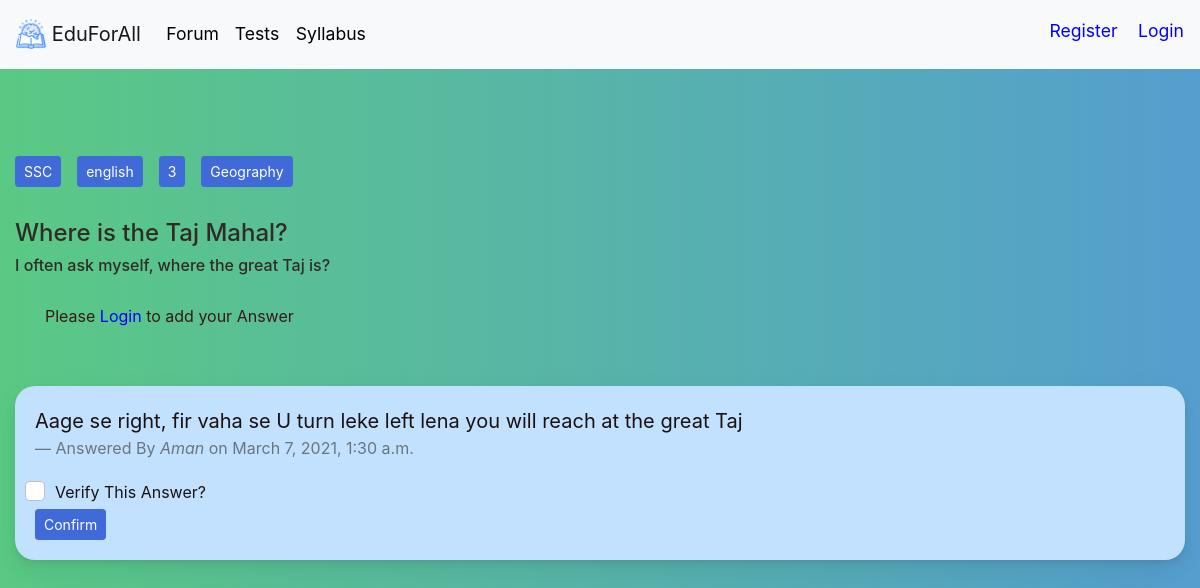
/forum/question/3, run on an earlier commit of the app's database.
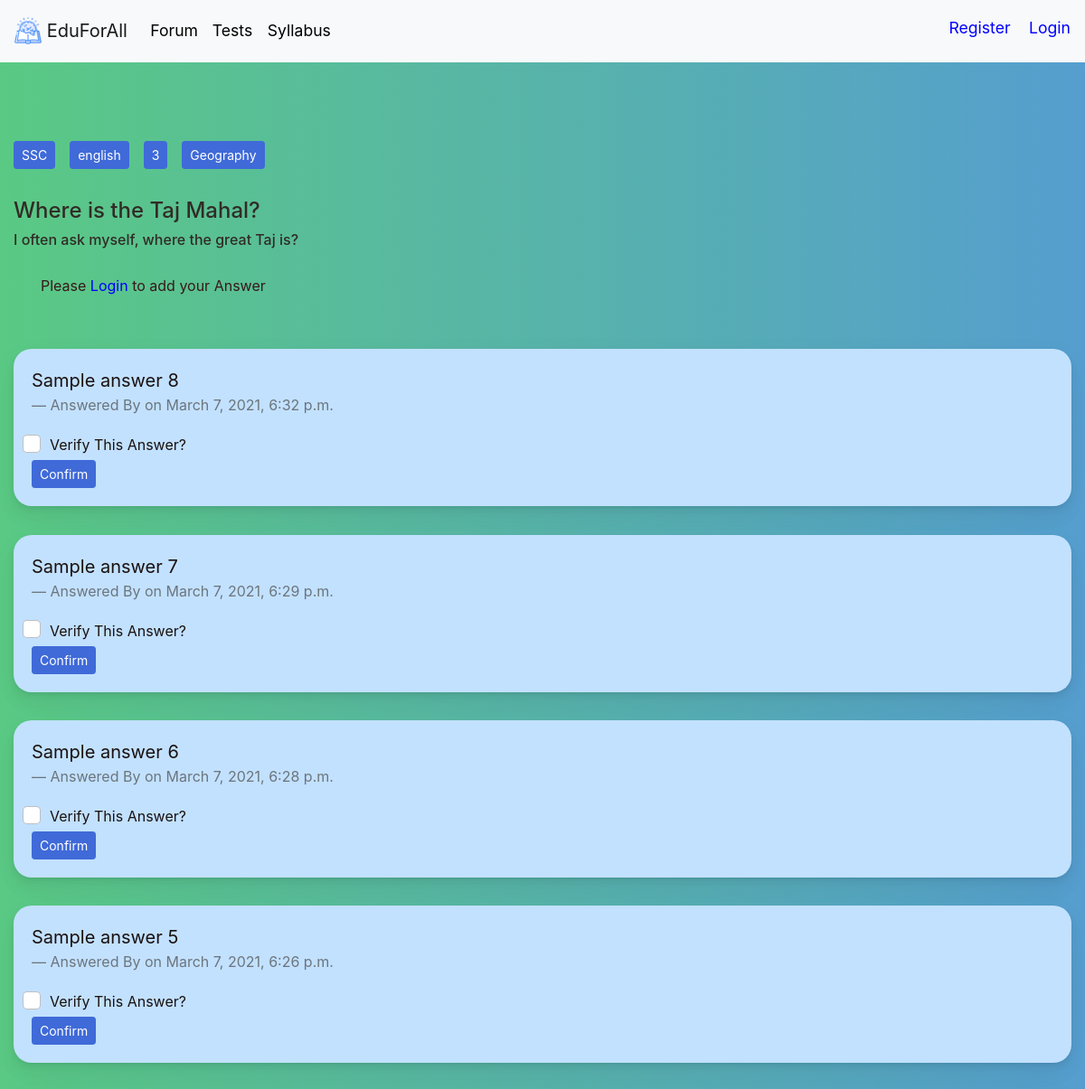
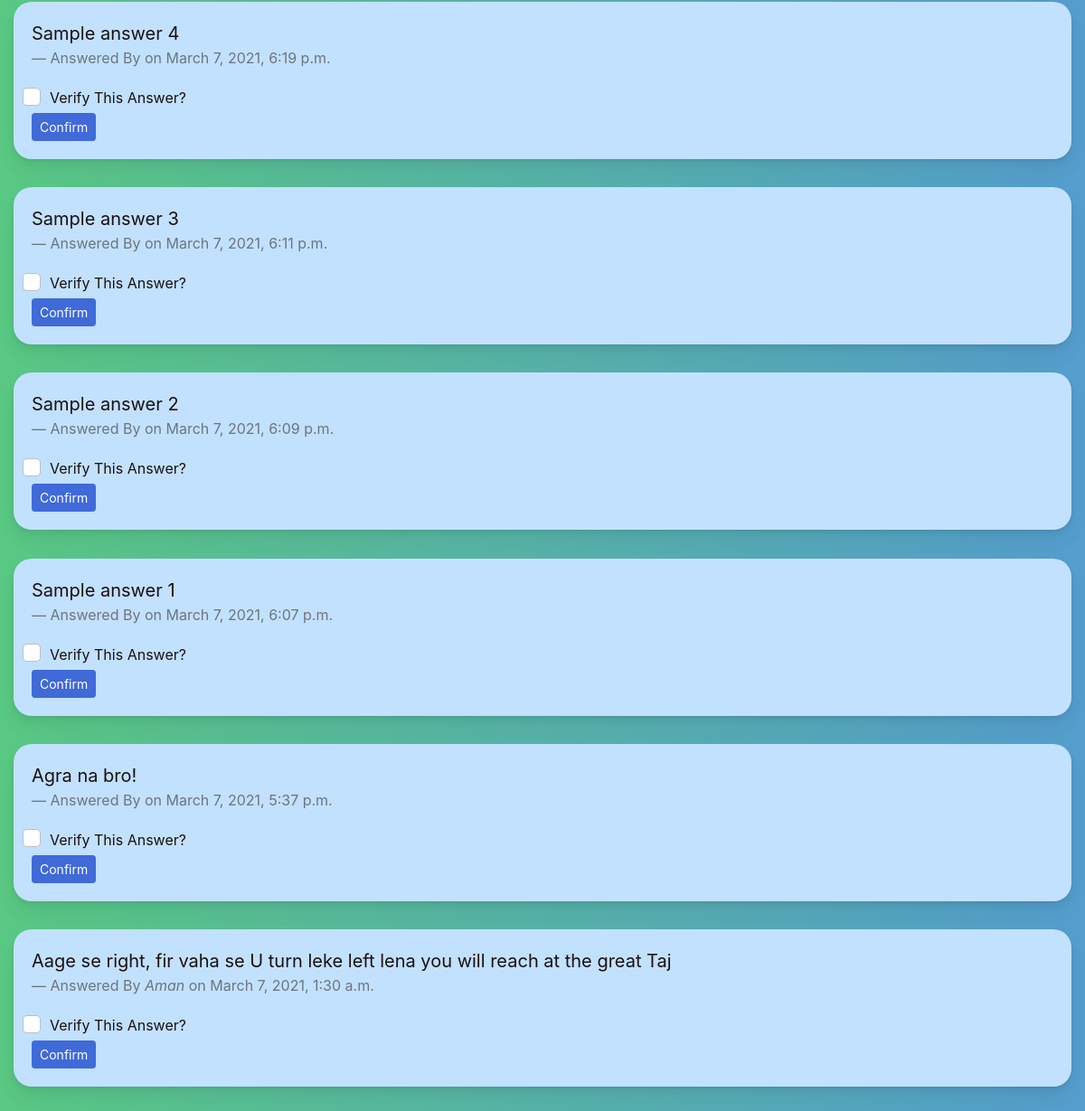
And on a later commit of the database (2 pictures, top to bottom).
### forum/models.py (models this page shows, shortened)
class answer(models.Model):
    created = models.DateTimeField(auto_now_add=True)
    whichQuestion = models.ForeignKey(question, on_delete=models.CASCADE)
    answerBy = models.ForeignKey(student, on_delete=models.CASCADE)
    body = models.CharField(max_length=30000)

class student(models.Model):
    user: OneToOneField = models.OneToOneField(User, on_delete=models.CASCADE)
    acadYear = models.CharField(max_length=100)
    medium = models.CharField(max_length=100)
    board = models.CharField(max_length=100, default="SSC")

### forum/views.py (the view, shortened to what this page needs)
# urls.py: path('question/<int:id>',views.queAns.as_view(),name='queAns'),
class queAns(View):
    def get(self, request, id, template_name='queAns.html'):
        message = {}
        Question = question.objects.filter(id=id)
        Question = Question[0]
        message['question']=Question
        answers = answer.objects.filter(whichQuestion=Question)
        answers = answers.order_by('-created')
        message['answers']=answers
        return render(request,template_name,message)

### forum/templates/queAns.html (shortened to what this page needs)
{% extends 'base.html' %}
{% load static %}
{% block content %}
<link rel="stylesheet" href="{% static 'all.css' %}">
<link rel="stylesheet" href="{% static 'bt.css' %}">
<link rel="stylesheet" href="{% static 'btb.css' %}">
<link rel="stylesheet" href="{% static 'login.css' %}">
<link rel="stylesheet" href="{% static 'forumLanding.css' %}">
<div class="container-fluid">
    <br>
    <br>
    <br>
    <br>
    <br>
    <br>
<br>
</div>
<div class="container-fluid">
    <a class="btn btn-primary btn-sm float-left" style="margin-right: 16px; margin-bottom: 16px" href="" role="button">{{question.board}}</a>
    <a class="btn btn-primary btn-sm float-left" style="margin-right: 16px; margin-bottom: 16px"  href="" role="button">{{question.medium}}</a>
    <a class="btn btn-primary btn-sm float-left" style="margin-right: 16px; margin-bottom: 16px"  href="" role="button">{{question.acadYear}}</a>
    <a class="btn btn-primary btn-sm float-left" style="margin-right: 16px; margin-bottom: 16px"  href="" role="button">{{question.subject}}</a>
</div>
<div class="container-fluid">
<br>
<br>
<br>
    <h4 style="color: #312b26;">{{question.title}}</h4>
    <h6 style="color: #312b26;">{{question.body}}</h6>
    <br>
</div>
{% if user.is_anonymous is False %}
<div class="container">
    <div class="row">
        <div class="mx-auto d-block float-left">
            <div class="card card-signin my-4 mx-auto d-block" style="background-color: #fff; border-radius: 20px; background: linear-gradient(to right, #ebebeb, #f1f1f1);">
                <div class="card-body">
                    <!--<h4 class=" text-center" ><strong>{{question.title}}</strong></h4>
                    <h6 class="text-center" >{{question.body}}</h6>-->
                    <!--<div>
                        <h6>{{error_message}}</h6>
                    </div>-->
                        <form class="form-signin" action="" method="post" style="padding:0.01rem">
                            {% csrf_token %}
                            <label for="body" class="form-label-group">Your Answer</label>
                            <textarea id="body" name="body" rows="10" cols="100"  type="text" class="form-control" required style="border-radius: 20px; font-size: 14px;">
                            </textarea><br>
                            <button class="btn btn-lg btn-primary btn-block text-uppercase" type="submit" style="font-size: 1rem;">Add Answer</button>
                        </form>
                </div>
            </div>
        </div>
    </div>
</div>
{% else %}
<div class="container">
<p style="font-size:1rem; color: #381919;">Please <a href="{% url 'Login' %}" style="color: blue">Login</a> to add your Answer</p>
</div>
{% endif %}
<div class="container-fluid" id="answers">
<br>
<br>
    {% for i in answers %}
        <div class="card" style="background-color: #c2e1ff; color: #1a1111;">
            <div class="card-body">
                <blockquote class="blockquote mb-0">
                    <p>{{i.body}}</p>
                    <footer class="blockquote-footer">Answered By <cite
                            title="Source Title">{{ i.answerBy.user.first_name}}</cite> on {{i.created}}
                        </footer>
                            <form action="" method="post">
                                <div class="form-check">
                                  <input type="checkbox" class="form-check-input" id="exampleCheck1" name="verifyAnswer">
                                  <label class="form-check-label" for="exampleCheck1" style="font-size:1rem">Verify This Answer?</label>
                                </div>
                                <button type="submit" class="btn btn-primary btn-sm">Confirm</button>
                              </form>
                </blockquote>
            </div>
        </div>
    <br>
    {% endfor %}
</div>
{% endblock %}

What changed in the data, as far as the page shows it:
added answer: body "Sample answer 8", created "March 7, 2021, 6:32 p.m."
added answer: body "Sample answer 7", created "March 7, 2021, 6:29 p.m."
added answer: body "Sample answer 6", created "March 7, 2021, 6:28 p.m."
added answer: body "Sample answer 5", created "March 7, 2021, 6:26 p.m."
added answer: body "Sample answer 4", created "March 7, 2021, 6:19 p.m."
added answer: body "Sample answer 3", created "March 7, 2021, 6:11 p.m."
added answer: body "Sample answer 2", created "March 7, 2021, 6:09 p.m."
added answer: body "Sample answer 1", created "March 7, 2021, 6:07 p.m."
added answer: body "Agra na bro!", created "March 7, 2021, 5:37 p.m."
